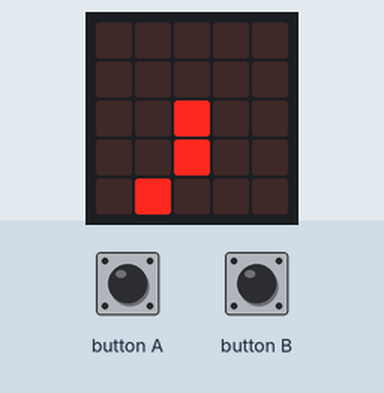
The program below on a simulated BBC micro:bit running MicroPython. On the bench: the board's 5×5 LED display. The inputs (shaded band) are chosen by the test bench. Random numbers come from a fixed seed; the 48×5 strip is a reading aid, not a part: it shows the text the display is scrolling, unrolled, one strip-width of it at a time.

Above: at 1.11 s.
1.3 s: button A pressed for 0.15 s
At 1.41 s:
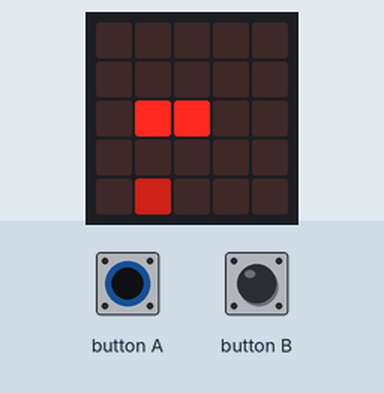
2.0 s: button B pressed for 0.15 s
At 2.4 s:
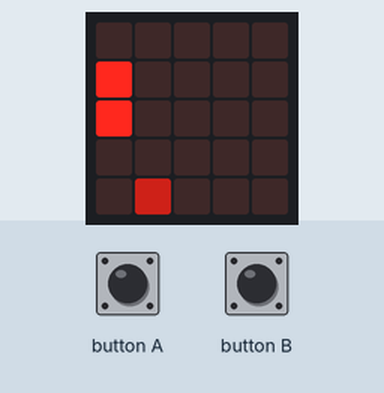
2.7 s: button B pressed for 1 s
At 2.9 s:
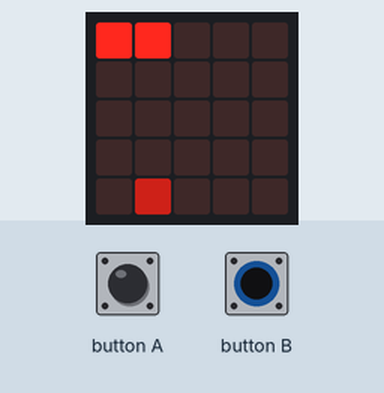
4.3 s: button B pressed for 0.15 s
At 4.44 s:
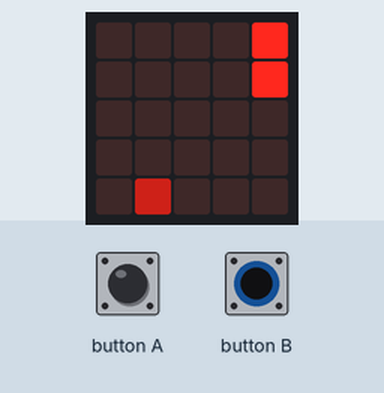
5.0 s: button A pressed for 1 s
At 12.5 s:
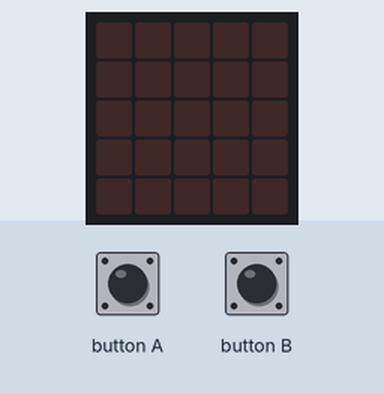

The program:

snake.py
```python
# Based on snakebit.py from:
# https://github.com/martinohanlon/microbit-micropython
# and just hacked around a bit to figure out what is going on
# Modifications by @andrewjp


import microbit
import math
import random
class SnakeBit():
    UP = 0
    DOWN = 1
    RIGHT = 2
    LEFT = 3

    SNAKEBRIGHTNESS = 9
    APPLEBRIGHTNESS = 5
    SAMPLETIME = 50
    SAMPLESPERMOVE = 10

    def __init__(self):
        pass

    def startGame(self):
        microbit.display.clear()
        self.direction = self.UP
        self.length = 2
        self.tail = []
        self.tail.insert(0, [2, 4])
        self.apples=[]

        self.eaten=0
        self.createApples()
        self.score = 0

        self.bstates0=self.getbuttons()


        playing = True

        samples = 0
        self.ctr=0
        while(playing):
            #keep looping around, if the button is pressed, move the snake immediately,
            #otherwise move it when the sample time is reached
            self.ctr+=1
            self.drawApples()
            microbit.sleep(self.SAMPLETIME)
            self.updatebuttons()
            moved=0
            if self.bchange[0]==1:
                moved=1
                self.left()
            elif self.bchange[1]==1:
                moved=1
                self.right()

            samples = samples + 1
            if moved or samples == self.SAMPLESPERMOVE:
                playing = self.move()
                samples = 0

        microbit.display.scroll("Score = " + str(self.score), 100)
        microbit.display.clear()

    def getbuttons(self):
        return [microbit.button_a.is_pressed(),microbit.button_b.is_pressed()]
    def updatebuttons(self):
        self.bstates=self.getbuttons()
        self.bchange=[ self.bstates[i]-self.bstates0[i] for i in [0,1]]
        self.bstates0=self.bstates[:]


    def createApple(self):
        badApple = True
        #try and fnd a location for the apple
        while(badApple):
            x = random.randint(0,4)
            y = random.randint(0,4)
            badApple = self.checkCollision(x, y)
        return  [x, y]

    def createApples(self):
        self.napples=1#+int(self.eaten/3)
        for i in range(self.napples-len(self.apples)):
            self.apples.append(self.createApple())

    def drawApples(self):
        for x,y in self.apples:
            microbit.display.set_pixel(x, y, [4,7,9,9,7,5,4,4,4,4][self.ctr*self.napples %10])

    def checkCollision(self, x, y):
        #is this outside the screen
        if x > 4 or x < 0 or y > 4 or y < 0:
            return True
        else:
            #or in the snakes tail
            for segment in self.tail:
                if segment[0] == x and segment[1] == y:
                    return True
            else:
                return False

    def addSegment(self, x, y):
        #create the new segment of the snake
        #microbit.display.set_pixel(x, y, self.SNAKEBRIGHTNESS)
        self.tail.insert(0, [x, y])

        #do I need to clear a segment
        if len(self.tail) > self.length:
            lastSegment = self.tail[-1]
            microbit.display.set_pixel(lastSegment[0], lastSegment[1], 0)
            self.tail.pop()

        for i,(x,y) in enumerate(self.tail):
            b=9-int(i/2)
            if b<2:
                b=2
            microbit.display.set_pixel(x,y,b)


    def move(self):
        #work out where the new segment of the snake will be
        newSegment = [self.tail[0][0], self.tail[0][1]]
        if self.direction == self.UP:
            newSegment[1] -= 1
        elif self.direction == self.DOWN:
            newSegment[1] += 1
        elif self.direction == self.LEFT:
            newSegment[0] -= 1
        elif self.direction == self.RIGHT:
            newSegment[0] += 1

        if self.checkCollision(newSegment[0], newSegment[1]):
            #game over
            snakehead = self.tail[0]
            for flashHead in range(0,5):
                microbit.display.set_pixel(snakehead[0], snakehead[1], self.SNAKEBRIGHTNESS)
                microbit.sleep(200)
                microbit.display.set_pixel(snakehead[0], snakehead[1], 0)
                microbit.sleep(200)

            return False

        else:
            self.addSegment(newSegment[0], newSegment[1])

            #has the snake eaten the apple?
            for i,(x,y) in enumerate(self.apples):
                if newSegment[0] == x and newSegment[1] == y:
                    self.length += 1
                    self.score += 10
                    self.apples=self.apples[:i]+self.apples[i+1:]
                    self.eaten+=1

            self.createApples()

            return True

    def left(self):
        if self.direction == self.RIGHT:
            self.direction = self.UP
        elif self.direction == self.UP:
            self.direction = self.LEFT
        elif self.direction == self.LEFT:
            self.direction = self.DOWN
        elif self.direction == self.DOWN:
            self.direction = self.RIGHT

    def right(self):
        if self.direction == self.RIGHT:
            self.direction = self.DOWN
        elif self.direction == self.DOWN:
            self.direction = self.LEFT
        elif self.direction == self.LEFT:
            self.direction = self.UP
        elif self.direction == self.UP:
            self.direction = self.RIGHT

snake = SnakeBit()
snake.startGame()
```
